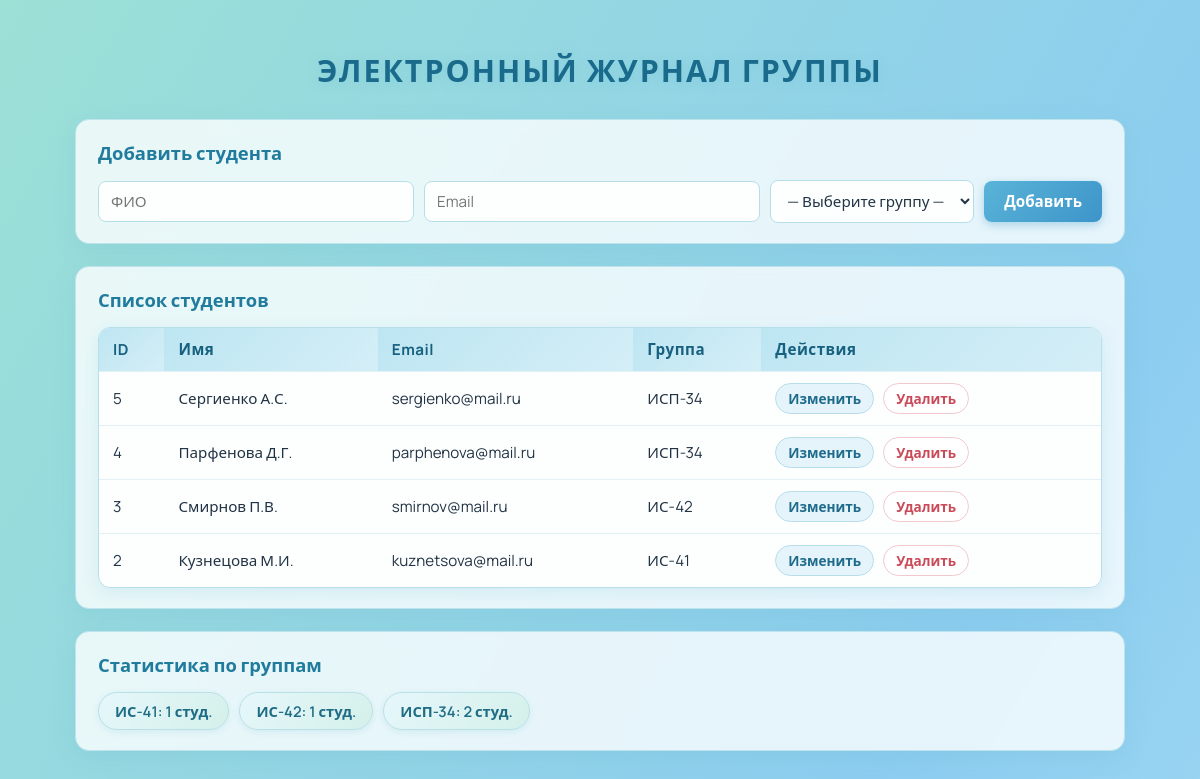
The page / on the database its author committed.
### tables this page shows
CREATE TABLE students (
    id INTEGER PRIMARY KEY AUTOINCREMENT,
    name TEXT NOT NULL,
    email TEXT NOT NULL UNIQUE,
    group_id INTEGER,
    FOREIGN KEY (group_id) REFERENCES groups(id) ON DELETE SET NULL
);

CREATE TABLE groups (
    id INTEGER PRIMARY KEY AUTOINCREMENT,
    name TEXT NOT NULL UNIQUE
);

### index.php (the view, shortened to what this page needs)
<?php
$pdo = getPDO();
$stmt = $pdo->query("SELECT s.id, s.name, s.email, g.name AS group_name
                     FROM students s
                     LEFT JOIN groups g ON s.group_id = g.id
                     ORDER BY s.id DESC");
$students = $stmt->fetchAll();
$stats = $pdo->query("SELECT g.name, COUNT(s.id) AS count
                      FROM groups g
                      LEFT JOIN students s ON g.id = s.group_id
                      GROUP BY g.id, g.name")->fetchAll();
?>
<!DOCTYPE html>
<html lang="ru">
<head>
</head>
<body>
    <div class="page">
        <h1>Электронный журнал группы</h1>
        <div class="card">
            <h2>Добавить студента</h2>
            <form method="POST" action="index.php" class="add-form">
                <input type="text" name="name" placeholder="ФИО" required>
                <input type="email" name="email" placeholder="Email" required>
                <select name="group_id">
                    <option value="">— Выберите группу —</option>
                </select>
                <button type="submit" name="add_student">Добавить</button>
            </form>
        </div>
        <div class="card">
            <h2>Список студентов</h2>
            <table>
                <thead>
                    <tr>
                        <th>ID</th>
                        <th>Имя</th>
                        <th>Email</th>
                        <th>Группа</th>
                        <th>Действия</th>
                    </tr>
                </thead>
                <tbody>
                    <?php foreach ($students as $student): ?>
                    <tr>
                        <td><?= $student['id'] ?></td>
                        <td><?= htmlspecialchars($student['name']) ?></td>
                        <td><?= htmlspecialchars($student['email']) ?></td>
                        <td><?= htmlspecialchars($student['group_name'] ?? '—') ?></td>
                        <td class="actions">
                            <a class="edit" href="edit.php?id=<?= $student['id'] ?>">Изменить</a>
                            <a class="delete" href="index.php?delete=<?= $student['id'] ?>"
                               onclick="return confirm('Удалить студента?');">Удалить</a>
                        </td>
                    </tr>
                    <?php endforeach; ?>
                </tbody>
            </table>
        </div>
        <div class="card stats">
            <h2>Статистика по группам</h2>
            <ul>
                <?php foreach ($stats as $stat): ?>
                    <li><?= htmlspecialchars($stat['name']) ?>: <?= $stat['count'] ?> студ.</li>
                <?php endforeach; ?>
            </ul>
        </div>
    </div>
</body>
</html>

### index.php (style rules this page uses)
html, body { margin: 0; padding: 0; min-height: 100%; font-family: 'Manrope', 'Segoe UI', Tahoma, Arial, sans-serif; color: #234; }
body { background: linear-gradient( 120deg, #9ce0d6 0%, #8ccdf0 20%, #bfe7f7 40%, #eaf9ff 50%, #a8e8d9 70%, #8fd3ee 90%, #a8e5df 100% ); background-size: 400% 400%; animation: bgShift 12s ease-in-out infinite; padding: 30px 20px; }
.page { max-width: 1050px; margin: 0 auto; }
h1 { text-align: center; color: #1a6a8c; font-family: 'Manrope', 'Segoe UI', sans-serif; font-weight: 700; font-size: 1.9rem; letter-spacing: 2px; text-transform: uppercase; text-shadow: 0 2px 8px rgba(120, 200, 220, 0.5); margin-bottom: 28px; }
h2 { color: #207b9d; font-family: 'Manrope', 'Segoe UI', sans-serif; font-weight: 600; margin-top: 0; margin-bottom: 14px; font-size: 1.15rem; }
.card { background: rgba(255, 255, 255, 0.78); backdrop-filter: blur(6px); border: 1px solid #bfe3ec; border-radius: 14px; padding: 20px 22px; margin-bottom: 22px; box-shadow: 0 6px 22px rgba(100, 180, 200, 0.2); }
form.add-form { display: flex; flex-wrap: wrap; gap: 10px; align-items: center; }
form.add-form input, form.add-form select { padding: 9px 12px; border: 1px solid #b7dde8; border-radius: 8px; background: rgba(255, 255, 255, 0.92); font-size: 0.95rem; color: #234; font-family: 'Manrope', 'Segoe UI', sans-serif; outline: none; transition: border-color 0.2s, box-shadow 0.2s; }
form.add-form input[type="text"] { flex: 1 1 200px; }
form.add-form input[type="email"] { flex: 1 1 220px; }
form.add-form select { flex: 0 1 200px; }
button, .btn { background: linear-gradient(135deg, #5ab4d8 0%, #3d94c9 100%); color: #fff; border: none; padding: 10px 20px; border-radius: 8px; font-size: 0.95rem; font-family: 'Manrope', 'Segoe UI', sans-serif; font-weight: 600; cursor: pointer; text-decoration: none; display: inline-block; transition: transform 0.15s, box-shadow 0.2s, background 0.2s; box-shadow: 0 3px 10px rgba(80, 160, 200, 0.4); }
table { border-collapse: separate; border-spacing: 0; width: 100%; overflow: hidden; border-radius: 12px; border: 1px solid #b8dfea; background: rgba(255, 255, 255, 0.92); box-shadow: 0 4px 16px rgba(120, 190, 210, 0.2); }
th, td { padding: 11px 14px; text-align: left; border-bottom: 1px solid #e2f1f5; font-size: 0.95rem; }
th { background: linear-gradient(135deg, #bde6f2 0%, #d4eef7 100%); color: #17607f; font-weight: 700; letter-spacing: 0.5px; }
tr:last-child td { border-bottom: none; }
.actions a { text-decoration: none; padding: 5px 12px; border-radius: 999px; font-size: 0.85rem; margin-right: 6px; font-weight: 600; transition: background 0.2s, color 0.2s, transform 0.15s; display: inline-block; }
.actions a.edit { background: #e5f4fa; color: #1e6b8c; border: 1px solid #b7dde8; }
.actions a.delete { background: #ffffff; color: #c94b5a; border: 1px solid #f0c8cd; }
.stats ul { list-style: none; padding: 0; margin: 0; display: flex; flex-wrap: wrap; gap: 10px; }
.stats li { background: linear-gradient(135deg, #e6f7fb 0%, #d4f0ea 100%); border: 1px solid #b8e0e5; padding: 8px 16px; border-radius: 999px; font-size: 0.92rem; color: #1f6c85; font-weight: 600; box-shadow: 0 2px 6px rgba(120, 190, 210, 0.2); }

### rows shown on the page
students: id "5", name "Сергиенко А.С.", email "sergienko@mail.ru", group.name "ИСП-34"
students: id "4", name "Парфенова Д.Г.", email "parphenova@mail.ru", group.name "ИСП-34"
students: id "3", name "Смирнов П.В.", email "smirnov@mail.ru", group.name "ИС-42"
students: id "2", name "Кузнецова М.И.", email "kuznetsova@mail.ru", group.name "ИС-41"

### other values the page prints
$stat['name'] "ИС-41"
$stat['count'] "1"
$stat['name'] "ИС-42"
$stat['name'] "ИСП-34"
$stat['count'] "2"
